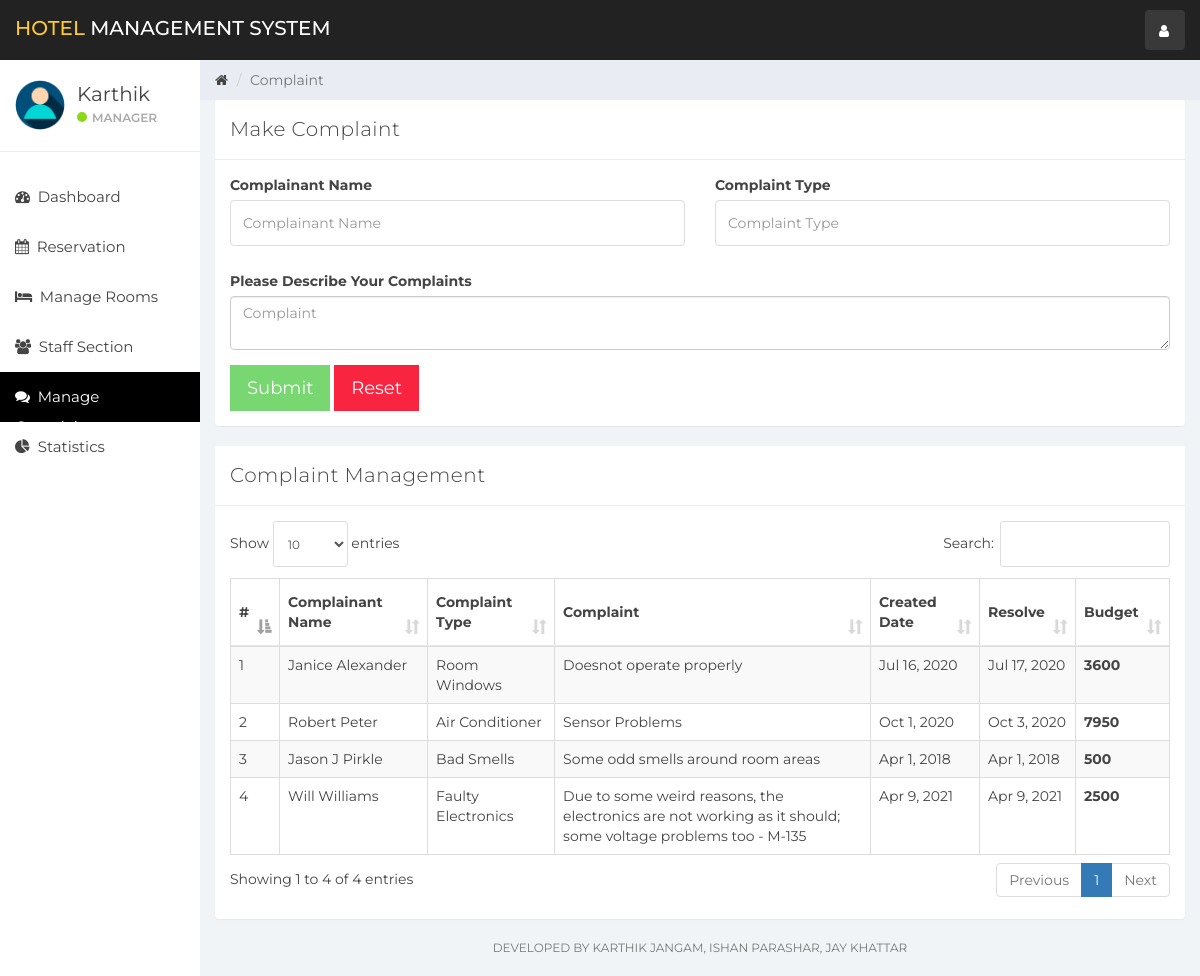
/index.php?complain (signed in), run on the app's committed database.
### tables this page shows
CREATE TABLE `user` (
  `id` int(11) NOT NULL,
  `name` varchar(100) NOT NULL,
  `username` varchar(15) NOT NULL,
  `email` varchar(100) NOT NULL,
  `password` varchar(100) NOT NULL,
  `created_at` timestamp NOT NULL DEFAULT CURRENT_TIMESTAMP
);

CREATE TABLE `complaint` (
  `id` int(11) NOT NULL,
  `complainant_name` varchar(100) NOT NULL,
  `complaint_type` varchar(100) NOT NULL,
  `complaint` varchar(200) NOT NULL,
  `created_at` timestamp NOT NULL DEFAULT CURRENT_TIMESTAMP,
  `resolve_status` tinyint(1) NOT NULL,
  `resolve_date` timestamp NULL DEFAULT CURRENT_TIMESTAMP ON UPDATE CURRENT_TIMESTAMP,
  `budget` int(11) DEFAULT NULL
);

### complain.php (the view, shortened to what this page needs)
<div class="col-sm-9 col-sm-offset-3 col-lg-10 col-lg-offset-2 main">
    <div class="row">
        <ol class="breadcrumb">
            <li><a href="#">
                    <em class="fa fa-home"></em>
                </a></li>
            <li class="active">Complaint</li>
        </ol>
    </div>
    <div class="row">
        <div class="col-lg-12">
            <div class="panel panel-default">
                <div class="panel-heading">Make Complaint</div>
                <div class="panel-body">
                    <form role="form"  data-toggle="validator" method="post" action="ajax.php">
                        <div class="row">
                            <div class="form-group col-lg-6">
                                <label>Complainant Name</label>
                                <input type="text" class="form-control" placeholder="Complainant Name" name="complainant_name" required>
                            </div>
                            <div class="form-group col-lg-6">
                                <label>Complaint Type</label>
                                <input type="text" class="form-control" placeholder="Complaint Type" name="complaint_type" required>
                            </div>
                            <div class="form-group col-lg-12">
                                <label>Please Describe Your Complaints</label>
                                <textarea class="form-control" name="complaint" placeholder="Complaint" required></textarea>
                            </div>
                        </div>
                        <button type="submit" class="btn btn-lg btn-success" name="createComplaint" style="border-radius:0%">Submit</button>
                        <button type="reset" class="btn btn-lg btn-danger" style="border-radius:0%">Reset</button>
                    </form>
                </div>
            </div>
        </div>
    </div>
    <div class="row">
        <div class="col-lg-12">
            <div class="panel panel-default">
                <div class="panel-heading">Complaint Management</div>
                <div class="panel-body">
                    <table class="table table-striped table-bordered table-responsive" cellspacing="0" width="100%" id="rooms">
                        <thead>
                        <tr>
                            <th>#</th>
                            <th>Complainant Name</th>
                            <th>Complaint Type</th>
                            <th>Complaint</th>
                            <th>Created Date</th>
                            <th>Resolve</th>
                            <th>Budget</th>
                        </tr>
                        </thead>
                        <tbody>
                        <?php
                        $complaint_query = "SELECT * FROM complaint";
                        $complaint_result = mysqli_query($connection, $complaint_query);
                        if (mysqli_num_rows($complaint_result) > 0) {
                            $num = 0;
                            while ($complaint = mysqli_fetch_assoc($complaint_result)) {
                                $num++
                                ?>
                                <tr>
                                    <td><?php echo $num ?></td>
                                    <td><?php echo $complaint['complainant_name'] ?></td>
                                    <td><?php echo $complaint['complaint_type'] ?></td>
                                    <td><?php echo $complaint['complaint'] ?></td>
                                    <td><?php echo date('M j, Y',strtotime($complaint['created_at'])) ?></td>
                                    <td>
                                        <?php if(!$complaint['resolve_status']){
                                            echo '<button class="btn btn-info" data-toggle="modal" style="border-radius:0%" data-target="#complaintModal" data-id="' . $complaint['id'] . '" id="complaint">Resolve</a>';
                                        } else{
                                            echo date('M j, Y',strtotime($complaint['resolve_date']));
                                        }
                                        ?>
                                    </td>
                                    <th><?php echo $complaint['budget'] ?></th>
                                </tr>
                            <?php }
                        } else {
                            echo "No Rooms";
                        }
                        ?>
                        </tbody>
                    </table>
                </div>
            </div>
        </div>
    </div>
    <div class="row">
        <div class="col-sm-12">
        <p class="back-link">Developed By Karthik Jangam, Ishan Parashar, Jay Khattar</p>
        </div>
    </div>
</div>

### sidebar.php (shortened to what this page needs)
<div id="sidebar-collapse" class="col-sm-3 col-lg-2 sidebar">
    <div class="profile-sidebar">
        <div class="profile-userpic">
            <img src="img/user.png" class="img-responsive" alt="">
        </div>
        <div class="profile-usertitle">
            <div class="profile-usertitle-name"><?php echo $user['name'];?></div>
            <div class="profile-usertitle-status"><span class="indicator label-success"></span>Manager</div>
        </div>
    </div>
    <ul class="nav menu">
    <?php
        if (isset($_GET['dashboard'])){ ?>
            <li class="active">
                <a href="index.php?dashboard"><em class="fa fa-dashboard">&nbsp;</em>
                    Dashboard
                </a>
            </li>
        <?php } else{?>
            <li>
                <a href="index.php?dashboard"><em class="fa fa-dashboard">&nbsp;</em>
                    Dashboard
                </a>
            </li>
        <?php }
        if (isset($_GET['reservation'])){ ?>
            <li class="active">
            <a href="index.php?reservation"><em class="fa fa-calendar">&nbsp;</em>
                    Reservation
                </a>
            </li>
        <?php } else{?>
            <li>
            <a href="index.php?reservation"><em class="fa fa-calendar">&nbsp;</em>
                    Reservation
                </a>
            </li>
        <?php }
        if (isset($_GET['room_mang'])){ ?>
            <li class="active">
                <a href="index.php?room_mang"><em class="fa fa-bed">&nbsp;</em>
                    Manage Rooms
                </a>
            </li>
        <?php } else{?>
            <li>
            <a href="index.php?room_mang"><em class="fa fa-bed">&nbsp;</em>
                    Manage Rooms
                </a>
            </li>
        <?php }
        if (isset($_GET['staff_mang'])){ ?>
            <li class="active">
                <a href="index.php?staff_mang"><em class="fa fa-users">&nbsp;</em>
                    Staff Section
                </a>
            </li>
        <?php } else{?>
            <li>
                <a href="index.php?staff_mang"><em class="fa fa-users">&nbsp;</em>
                    Staff Section
                </a>
            </li>
        <?php }
        if (isset($_GET['complain'])){ ?>
            <li class="active">
                <a href="index.php?complain"><em class="fa fa-comments">&nbsp;</em>
                    Manage Complaints
                </a>
            </li>
        <?php }
        ?>
        <?php
        if (isset($_GET['statistics'])){ ?>
            <li class="active">
                <a href="index.php?statistics"><em class="fa fa-pie-chart">&nbsp;</em>
                    Statistics
                </a>
            </li>
        <?php } else{?>
        <li>
            <a href="index.php?statistics"><em class="fa fa-pie-chart">&nbsp;</em>
                Statistics
            </a>
        </li>
<?php }?>
    </ul>
</div>

### css/styles.css (style rules this page uses)
body { background: #f1f4f7; padding-top: 60px; font-size: 14px; color: #444444; font-family: "Montserrat", "Helvetica Neue", Helvetica, Arial, sans-serif; }
p { color: #777; }
a, a:hover, a:focus { color: #444444; }
input.form-control { border: 1px solid #ddd; box-shadow: none; height: 46px; }
.btn-success, .btn-success:hover, .btn-success:focus, .btn-success:active, .btn-success.active, .open > .dropdown-toggle.btn-success, .btn-success.disabled, .btn-success[disabled], fieldset[disabled] .btn-success, .btn-success.disabled:hover, .btn-success[disabled]:hover, fieldset[disabled] .btn-success:hover, .btn-success.disabled:focus, .btn-success[disabled]:focus, fieldset[disabled] .btn-success:focus, .btn-success.disabled:active, .btn-success[disabled]:active, fieldset[disabled] .btn-success:active, .btn-success.disabled.active, .btn-success[disabled].active, fieldset[disabled] .btn-success.active { background-color: #32c328; border-color: #32c328; }
.btn-danger, .btn-danger:hover, .btn-danger:focus, .btn-danger:active, .btn-danger.active, .open > .dropdown-toggle.btn-danger, .btn-danger.disabled, .btn-danger[disabled], fieldset[disabled] .btn-danger, .btn-danger.disabled:hover, .btn-danger[disabled]:hover, fieldset[disabled] .btn-danger:hover, .btn-danger.disabled:focus, .btn-danger[disabled]:focus, fieldset[disabled] .btn-danger:focus, .btn-danger.disabled:active, .btn-danger[disabled]:active, fieldset[disabled] .btn-danger:active, .btn-danger.disabled.active, .btn-danger[disabled].active, fieldset[disabled] .btn-danger.active { background-color: #f9243f; border-color: #f9243f; }
.label-success { background-color: #8ad919; }
.panel { border: 0; }
.panel-heading { font-size: 20px; font-weight: 300; letter-spacing: 0.025em; height: 60px; line-height: 38px; }
.panel-default .panel-heading { background: #fff; border-bottom: 1px solid #e9ecf2; color: #444444; }
.sidebar { display: block; padding: 0; display: none; box-shadow: none; background: #fff; }
.sidebar ul { margin: 20px 0px; }
@media (min-width: 768px) { .sidebar { display: block; position: fixed; top: 60px; bottom: 0; left: 0; z-index: 1000; display: block; margin: 0; padding: 0; overflow-x: hidden; overflow-y: auto; } }
.sidebar ul.nav .active a, .sidebar ul.nav li.parent a.active, .sidebar ul.nav .active > a:hover, .sidebar ul.nav li.parent a.active:hover, .sidebar ul.nav .active > a:focus, .sidebar ul.nav li.parent a.active:focus { color: #fff; background-color: #000000; }
.sidebar ul.nav li a { height: 50px; font-size: 15px; line-height: 2em; color: #444444; }
.profile-sidebar { padding: 10px 0; border-bottom: 1px solid #e9ecf2; }
.indicator { width: 10px; height: 10px; display: inline-block; border-radius: 9999px; margin-right: 5px; }
.profile-userpic img { float: left; margin: 10px 0px 0px 15px; width: 50px; height: 50px; border-radius: 9999px !important; }
.profile-usertitle { float: left; text-align: left; margin: 10px 0 0 12px; }
.profile-usertitle-name { font-size: 20px; margin-bottom: 0px; }
.profile-usertitle-status { text-transform: uppercase; color: #aaa; font-size: 12px; font-weight: 600; margin-bottom: 15px; }
.breadcrumb { border-radius: 0; padding: 10px 15px 10px 15px; background: #e9ecf2; margin: 0; }
.table { background: #fff; }
.table > thead > tr > th { border-bottom: 1px solid #e6e7e8; vertical-align: middle; height: 50px; }
p.back-link { text-align: center; margin-bottom: 20px; font-size: 12px; text-transform: uppercase; }

### data on the page
user: name "Karthik"
complaint: complainant_name "Janice Alexander", complaint_type "Room Windows", complaint "Doesnot operate properly", created_at "Jul 16, 2020", resolve_date "Jul 17, 2020", budget "3600"
complaint: complainant_name "Robert Peter", complaint_type "Air Conditioner", complaint "Sensor Problems", created_at "Oct 1, 2020", resolve_date "Oct 3, 2020", budget "7950"
complaint: complainant_name "Jason J Pirkle", complaint_type "Bad Smells", complaint "Some odd smells around room areas", created_at "Apr 1, 2018", resolve_date "Apr 1, 2018", budget "500"
complaint: complainant_name "Will Williams", complaint_type "Faulty Electronics", complaint "Due to some weird reasons, the electronics are not working as it should; some voltage problems too - M-135", created_at "Apr 9, 2021", resolve_date "Apr 9, 2021", budget "2500"
